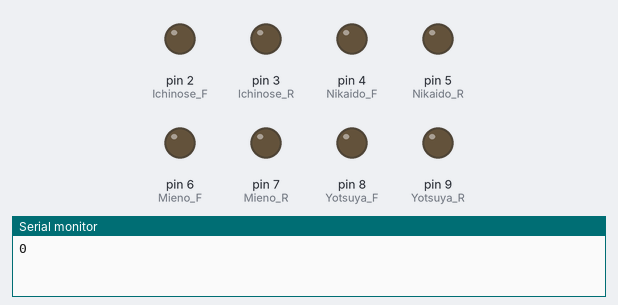
Simulated run of this sketch. Board: Arduino Uno, built with avr-gcc and run on an emulated ATmega328P. Shown: output pins drawn as LEDs (lit = HIGH), the last lines printed to the serial monitor.

Above: at 0.05 s.
At 1.85 s:
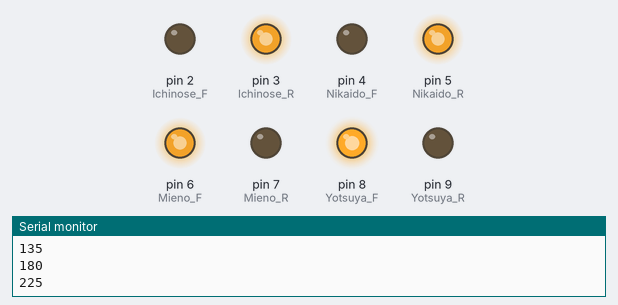
At 3.65 s:
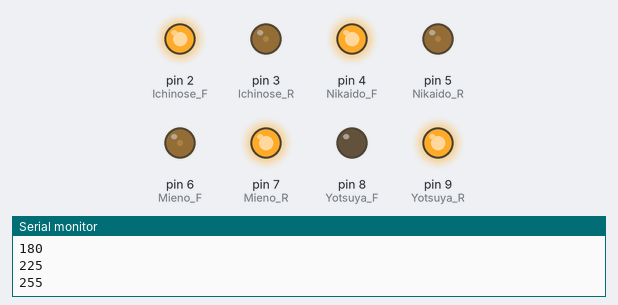
At 8.55 s:
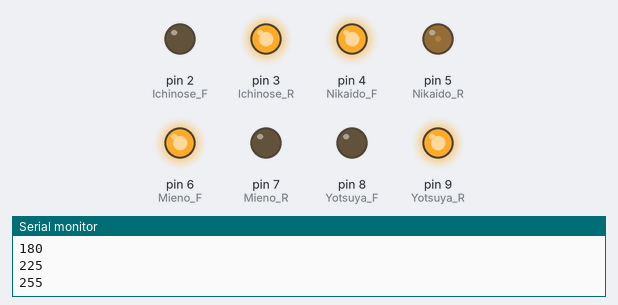
At 12.55 s:
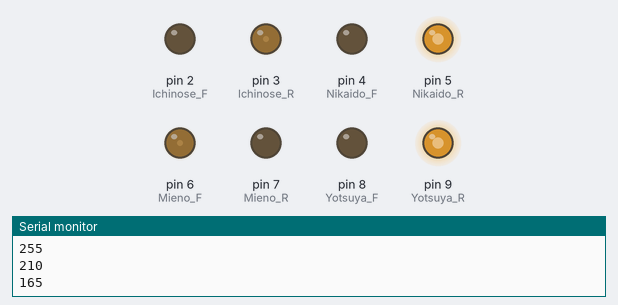
At 17.55 s:
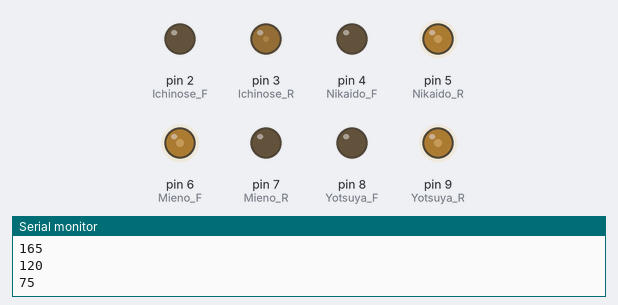
Timing chart, 0 to 22.9 s (numbered marks = the images above):
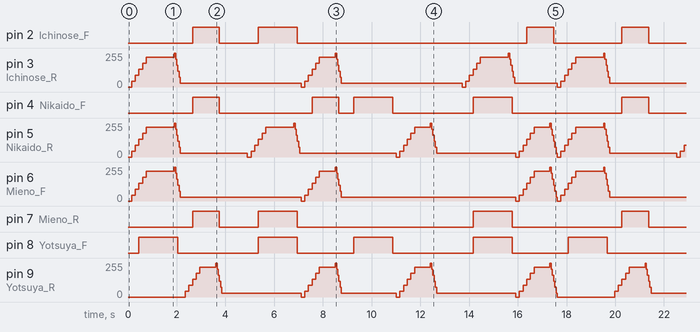

The sketch:

motor.ino
```cpp
const int Ichinose_F = 2 ; //F = forward rotation(正転)
const int Ichinose_R = 3 ; //R =  reversal(逆転)
const int Nikaido_F = 4 ;
const int Nikaido_R = 5 ;
const int Mieno_F = 6 ;
const int Mieno_R = 7 ;
const int Yotsuya_F = 8 ;
const int Yotsuya_R = 9 ;

int speed;
void setup() {
  Serial.begin(9600);
  pinMode(Ichinose_F, OUTPUT);
  pinMode(Ichinose_R, OUTPUT);
  pinMode(Nikaido_F, OUTPUT);
  pinMode(Nikaido_R, OUTPUT);
  pinMode(Mieno_F, OUTPUT);
  pinMode(Mieno_R, OUTPUT);
  pinMode(Yotsuya_F, OUTPUT);
  pinMode(Yotsuya_R, OUTPUT);
}

void loop() {
  analogWrite(Ichinose_F, 0);
  analogWrite(Ichinose_R, 0);
  analogWrite(Nikaido_F, 0);
  analogWrite(Nikaido_R, 0);
  analogWrite(Mieno_F, 0);
  analogWrite(Mieno_R, 0);
  analogWrite(Yotsuya_F, 0);
  analogWrite(Yotsuya_R, 0);

  speed = 0; //前進
 while(speed <= 255){
  Serial.println(speed);
analogWrite(Ichinose_R, speed);
analogWrite(Nikaido_R, speed);
analogWrite(Mieno_F, speed);
analogWrite(Yotsuya_F, speed);
  delay(150);
  speed = speed + 45;
 }
  delay(1000);

  speed = 255;
  while(speed >= 0){
    Serial.println(speed);
analogWrite(Ichinose_R, speed);
analogWrite(Nikaido_R, speed);
analogWrite(Mieno_F, speed);
analogWrite(Yotsuya_F, speed);
    delay(50);
    speed = speed - 45;
  }

    speed = 0; //後進
 while(speed <= 255){
  Serial.println(speed);
analogWrite(Ichinose_F, speed);
analogWrite(Nikaido_F, speed);
analogWrite(Mieno_R, speed);
analogWrite(Yotsuya_R, speed);
  delay(150);
  speed = speed + 45;
 }
  delay(500);

  speed = 255;
  while(speed >= 0){
    Serial.println(speed);
analogWrite(Ichinose_F, speed);
analogWrite(Nikaido_F, speed);
analogWrite(Mieno_R, speed);
analogWrite(Yotsuya_R, speed);
    delay(50);
    speed = speed - 45;
  }
  delay(1000);

    speed = 0; //左
 while(speed <= 255){
  Serial.println(speed);
analogWrite(Ichinose_F, speed);
analogWrite(Nikaido_R, speed);
analogWrite(Mieno_R, speed);
analogWrite(Yotsuya_F, speed);
  delay(150);
  speed = speed + 45;
 }
  delay(1000);

  speed = 255;
  while(speed >= 0){
    Serial.println(speed);
analogWrite(Ichinose_F, speed);
analogWrite(Nikaido_R, speed);
analogWrite(Mieno_R, speed);
analogWrite(Yotsuya_F, speed);
    delay(50);
    speed = speed - 45;
  }

    speed = 0; //右
 while(speed <= 255){
  Serial.println(speed);
analogWrite(Ichinose_R, speed);
analogWrite(Nikaido_F, speed);
analogWrite(Mieno_F, speed);
analogWrite(Yotsuya_R, speed);
  delay(150);
  speed = speed + 45;
 }
  delay(500);

  speed = 255;
  while(speed >= 0){
    Serial.println(speed);
analogWrite(Ichinose_R, speed);
analogWrite(Nikaido_F, speed);
analogWrite(Mieno_F, speed);
analogWrite(Yotsuya_R, speed);
    delay(50);
    speed = speed - 45;
  }

      speed = 0; //前左
 while(speed <= 255){
  Serial.println(speed);
analogWrite(Nikaido_F, speed);
analogWrite(Yotsuya_F, speed);
  delay(150);
  speed = speed + 45;
 }
  delay(1000);

  speed = 255;
  while(speed >= 0){
    Serial.println(speed);
analogWrite(Nikaido_F, speed);
analogWrite(Yotsuya_F, speed);
    delay(50);
    speed = speed - 45;
  }

    speed = 0; //後右
 while(speed <= 255){
  Serial.println(speed);
analogWrite(Nikaido_R, speed);
analogWrite(Yotsuya_R, speed);
  delay(150);
  speed = speed + 45;
 }
  delay(500);

  speed = 255;
  while(speed >= 0){
    Serial.println(speed);
analogWrite(Nikaido_R, speed);
analogWrite(Yotsuya_R, speed);
    delay(50);
    speed = speed - 45;
  }
  delay(1000);

    speed = 0; //左回転
 while(speed <= 255){
  Serial.println(speed);
analogWrite(Ichinose_R, speed);
analogWrite(Nikaido_F, speed);
analogWrite(Mieno_R, speed);
analogWrite(Yotsuya_F, speed);
  delay(150);
  speed = speed + 45;
 }
  delay(1000);

  speed = 255;
  while(speed >= 0){
    Serial.println(speed);
analogWrite(Ichinose_R, speed);
analogWrite(Nikaido_F, speed);
analogWrite(Mieno_R, speed);
analogWrite(Yotsuya_F, speed);
    delay(50);
    speed = speed - 45;
  }

    speed = 0; //右回転
 while(speed <= 255){
  Serial.println(speed);
analogWrite(Ichinose_F, speed);
analogWrite(Nikaido_R, speed);
analogWrite(Mieno_F, speed);
analogWrite(Yotsuya_R, speed);
  delay(150);
  speed = speed + 45;
 }
  delay(500);

    speed = 255;
  while(speed >= 0){
    Serial.println(speed);
analogWrite(Ichinose_F, speed);
analogWrite(Nikaido_R, speed);
analogWrite(Mieno_F, speed);
analogWrite(Yotsuya_R, speed);
    delay(50);
    speed = speed - 45;
  }
}
```

Measured:
- by itself, pin 2 (Ichinose_F): repeats every 17.6 s: LOW 1.6 s, HIGH 1.6 s, LOW 9.4 s, HIGH 1.1 s, LOW 2.8 s, HIGH 1.1 s
- by itself, pin 3 (Ichinose_R), pin 5 (Nikaido_R), pin 6 (Mieno_F), pin 9 (Yotsuya_R): moves between 0/255 and 255/255, repeating every 17.6 s
- by itself, pin 4 (Nikaido_F): repeats every 17.6 s: LOW 3.8 s, HIGH 1.1 s, LOW 0.60 s, HIGH 1.6 s, LOW 3.3 s, HIGH 1.6 s, LOW 4.5 s, HIGH 1.1 s
- by itself, pin 7 (Mieno_R): repeats every 17.6 s: LOW 1.6 s, HIGH 1.6 s, LOW 7.2 s, HIGH 1.6 s, LOW 4.5 s, HIGH 1.1 s
- by itself, pin 8 (Yotsuya_F): repeats every 8.8 s: LOW 3.3 s, HIGH 1.6 s, LOW 2.3 s, HIGH 1.6 s
